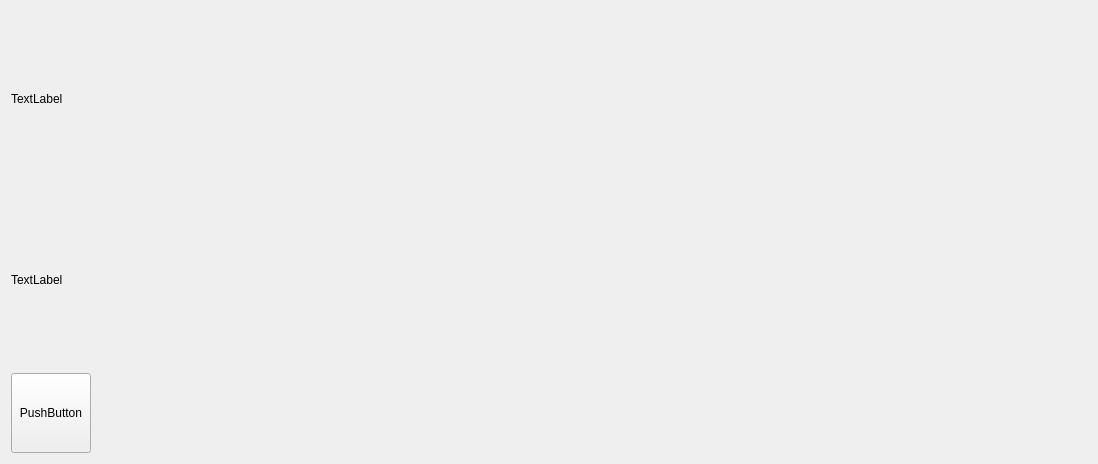
<?xml version="1.0" encoding="UTF-8"?>
<ui version="4.0">
 <class>Widget</class>
 <widget class="QWidget" name="Widget">
  <property name="geometry">
   <rect>
    <x>0</x>
    <y>0</y>
    <width>1098</width>
    <height>464</height>
   </rect>
  </property>
  <property name="windowTitle">
   <string>Widget</string>
  </property>
  <layout class="QGridLayout" name="gridLayout">
   <item row="0" column="0" colspan="2">
    <widget class="QLabel" name="label">
     <property name="text">
      <string>TextLabel</string>
     </property>
    </widget>
   </item>
   <item row="1" column="0" colspan="2">
    <widget class="QLabel" name="label_2">
     <property name="text">
      <string>TextLabel</string>
     </property>
    </widget>
   </item>
   <item row="2" column="0">
    <widget class="QPushButton" name="pushButton">
     <property name="maximumSize">
      <size>
       <width>16777215</width>
       <height>80</height>
      </size>
     </property>
     <property name="text">
      <string>PushButton</string>
     </property>
    </widget>
   </item>
   <item row="2" column="1">
    <spacer name="horizontalSpacer">
     <property name="orientation">
      <enum>Qt::Horizontal</enum>
     </property>
     <property name="sizeHint" stdset="0">
      <size>
       <width>996</width>
       <height>20</height>
      </size>
     </property>
    </spacer>
   </item>
  </layout>
 </widget>
 <layoutdefault spacing="6" margin="11"/>
 <resources/>
 <connections/>
</ui>
